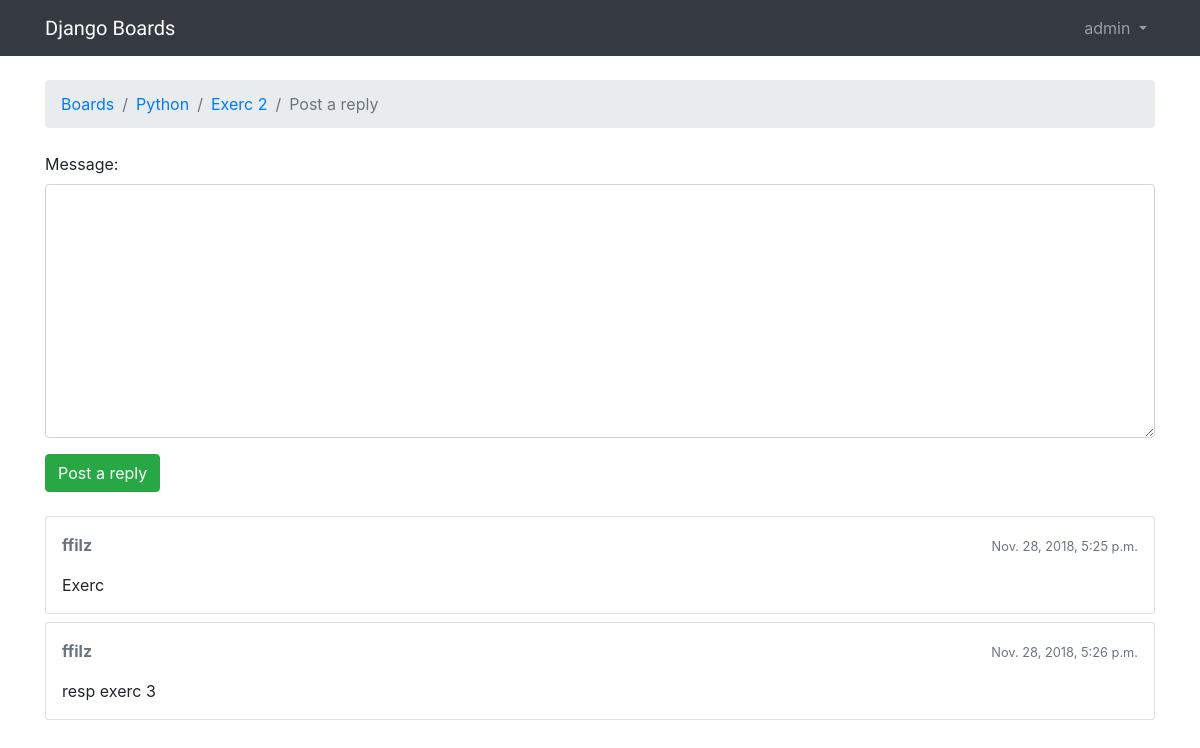
The page /boards/2/topics/107/reply/ (signed in) on the database its author committed.
### boards/models.py (models this page shows, shortened)
class Topic(models.Model):
    subject = models.CharField(max_length=255)
    last_updated = models.DateTimeField(auto_now_add=True)
    board = models.ForeignKey(Board, on_delete = models.CASCADE, related_name='topics')
    starter = models.ForeignKey(User, on_delete = models.CASCADE, related_name='topics')
    views = models.PositiveIntegerField(default=0)  # <- here

class Board(models.Model):
    name = models.CharField(max_length=30, unique=True)
    description = models.CharField(max_length=100)

class Post(models.Model):
    message = models.TextField(max_length=4000)
    topic = models.ForeignKey(Topic, on_delete = models.CASCADE, related_name='posts')
    created_at = models.DateTimeField(auto_now_add=True)
    updated_at = models.DateTimeField(null=True)
    created_by = models.ForeignKey(User, on_delete = models.CASCADE, related_name='posts')
    updated_by = models.ForeignKey(User, on_delete = models.CASCADE, null=True, related_name='+')

### boards/views.py (the view)
# urls.py: url(r'^boards/(?P<pk>\d+)/topics/(?P<topic_pk>\d+)/reply/$', views.reply_topic, name='reply_topic'),
@login_required
def reply_topic(request, pk, topic_pk):
    topic = get_object_or_404(Topic, board__pk=pk, pk=topic_pk)
    if request.method == 'POST':
        form = PostForm(request.POST)
        if form.is_valid():
            post = form.save(commit=False)
            post.topic = topic
            post.created_by = request.user
            post.save()
            return redirect('topic_posts', pk=pk, topic_pk=topic_pk)
    else:
        form = PostForm()
    return render(request, 'reply_topic.html', {'topic': topic, 'form': form})

### boards/forms.py
class PostForm(forms.ModelForm):
    class Meta:
        model = Post
        fields = ['message', ]

### boards/templatetags/form_tags.py (called while the page is built)
@register.filter
def input_class(bound_field):
    css_class = ''
    if bound_field.form.is_bound:
        if bound_field.errors:
            css_class = 'is-invalid'
        elif field_type(bound_field) != 'PasswordInput':
            css_class = 'is-valid'
    return 'form-control {}'.format(css_class)

### templates/reply_topic.html (shortened to what this page needs)
{% extends 'base.html' %}
{% load static %}
{% block breadcrumb %}
  <li class="breadcrumb-item"><a href="{% url 'home' %}">Boards</a></li>
  <li class="breadcrumb-item"><a href="{% url 'board_topics' topic.board.pk %}">{{ topic.board.name }}</a></li>
  <li class="breadcrumb-item"><a href="{% url 'topic_posts' topic.board.pk topic.pk %}">{{ topic.subject }}</a></li>
  <li class="breadcrumb-item active">Post a reply</li>
{% endblock %}
{% block content %}
  <form method="post" class="mb-4">
    {% include 'includes/form.html' %}
    <button type="submit" class="btn btn-success">Post a reply</button>
  </form>
  {% for post in topic.posts.all %}
    <div class="card mb-2">
      <div class="card-body p-3">
        <div class="row mb-3">
          <div class="col-6">
            <strong class="text-muted">{{ post.created_by.username }}</strong>
          </div>
          <div class="col-6 text-right">
            <small class="text-muted">{{ post.created_at }}</small>
          </div>
        </div>
        {{ post.message }}
      </div>
    </div>
  {% endfor %}
{% endblock %}

### templates/base.html (shortened to what this page needs)
{% load static %}<!DOCTYPE html>
<html>
  <head>
    <link rel="stylesheet" href="{% static 'css/bootstrap.min.css' %}">
    <link rel="stylesheet" href="{% static 'css/app.css' %}">
  </head>
  <body>
    {% block body %}
    <nav class="navbar navbar-expand-sm navbar-dark bg-dark">
      <div class="container">
        <a class="navbar-brand" href="{% url 'home' %}">Django Boards</a>
        <div class="collapse navbar-collapse" id="mainMenu">
          {% if user.is_authenticated %}
            <ul class="navbar-nav ml-auto">
              <li class="nav-item dropdown">
                <a class="nav-link dropdown-toggle" href="#" id="userMenu" data-toggle="dropdown" aria-haspopup="true" aria-expanded="false">
                  {{ user.username }}
                </a>
              </li>
            </ul>
          {% else %}
            <form class="form-inline ml-auto">
              <a href="{% url 'login' %}" class="btn btn-outline-secondary">Log in</a>
              <a href="{% url 'signup' %}" class="btn btn-primary ml-2">Sign up</a>
            </form>
          {% endif %}
        </div>
      </div>
    </nav>
      <div class="container">
        <ol class="breadcrumb my-4">
          {% block breadcrumb %}
          {% endblock %}
        </ol>
        {% block content %}
        {% endblock %}
      </div>
    {% endblock body %}
  </body>
</html>

### static/css/app.css (style rules this page uses)
.navbar-brand { font-family: 'Peralta', cursive; }

### rows shown on the page
Topic: board.name "Python", subject "Exerc 2"
Post: created_by.username "ffilz", created_at "Nov. 28, 2018, 5:25 p.m.", message "Exerc"
Post: created_by.username "ffilz", created_at "Nov. 28, 2018, 5:26 p.m.", message "resp exerc 3"

### other values the page prints
{{ user.username }} "admin"
{{ field.label_tag }} "Message:"
